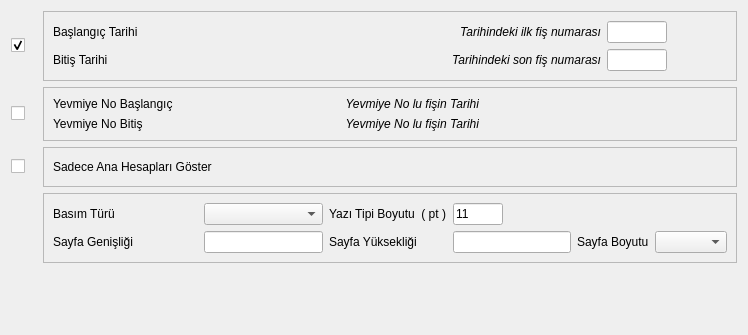
<?xml version="1.0" encoding="UTF-8"?>
<ui version="4.0">
 <class>MUH_YEVMIYE_DOKUMU_BATCH</class>
 <widget class="QDialog" name="MUH_YEVMIYE_DOKUMU_BATCH">
  <property name="geometry">
   <rect>
    <x>0</x>
    <y>0</y>
    <width>748</width>
    <height>335</height>
   </rect>
  </property>
  <property name="sizePolicy">
   <sizepolicy hsizetype="Expanding" vsizetype="Expanding">
    <horstretch>0</horstretch>
    <verstretch>0</verstretch>
   </sizepolicy>
  </property>
  <property name="minimumSize">
   <size>
    <width>748</width>
    <height>335</height>
   </size>
  </property>
  <property name="maximumSize">
   <size>
    <width>748</width>
    <height>335</height>
   </size>
  </property>
  <property name="windowTitle">
   <string>Yevmiye Dökümü</string>
  </property>
  <layout class="QGridLayout" name="gridLayout_4">
   <item row="0" column="0">
    <widget class="QCheckBox" name="checkbox_tarih_araligi">
     <property name="sizePolicy">
      <sizepolicy hsizetype="Fixed" vsizetype="Fixed">
       <horstretch>0</horstretch>
       <verstretch>0</verstretch>
      </sizepolicy>
     </property>
     <property name="minimumSize">
      <size>
       <width>26</width>
       <height>0</height>
      </size>
     </property>
     <property name="text">
      <string/>
     </property>
     <property name="checked">
      <bool>true</bool>
     </property>
    </widget>
   </item>
   <item row="0" column="1" colspan="4">
    <widget class="QFrame" name="frame_tarih_araligi">
     <property name="sizePolicy">
      <sizepolicy hsizetype="Expanding" vsizetype="Fixed">
       <horstretch>0</horstretch>
       <verstretch>0</verstretch>
      </sizepolicy>
     </property>
     <property name="frameShape">
      <enum>QFrame::StyledPanel</enum>
     </property>
     <property name="frameShadow">
      <enum>QFrame::Raised</enum>
     </property>
     <layout class="QGridLayout" name="gridLayout_2" rowstretch="1,1" columnstretch="10,20,10,10,10">
      <item row="0" column="0">
       <widget class="QLabel" name="label_3">
        <property name="sizePolicy">
         <sizepolicy hsizetype="Fixed" vsizetype="Fixed">
          <horstretch>0</horstretch>
          <verstretch>0</verstretch>
         </sizepolicy>
        </property>
        <property name="minimumSize">
         <size>
          <width>145</width>
          <height>0</height>
         </size>
        </property>
        <property name="text">
         <string>Başlangıç Tarihi</string>
        </property>
       </widget>
      </item>
      <item row="1" column="0">
       <widget class="QLabel" name="label_4">
        <property name="sizePolicy">
         <sizepolicy hsizetype="Fixed" vsizetype="Fixed">
          <horstretch>0</horstretch>
          <verstretch>0</verstretch>
         </sizepolicy>
        </property>
        <property name="minimumSize">
         <size>
          <width>145</width>
          <height>0</height>
         </size>
        </property>
        <property name="text">
         <string>Bitiş Tarihi</string>
        </property>
       </widget>
      </item>
      <item row="0" column="3">
       <widget class="QLineEdit" name="line_edit_ilk_fis_no">
        <property name="font">
         <font>
          <pointsize>9</pointsize>
          <italic>true</italic>
         </font>
        </property>
        <property name="readOnly">
         <bool>true</bool>
        </property>
       </widget>
      </item>
      <item row="1" column="3">
       <widget class="QLineEdit" name="line_edit_son_fis_no">
        <property name="font">
         <font>
          <pointsize>9</pointsize>
          <italic>true</italic>
         </font>
        </property>
        <property name="readOnly">
         <bool>true</bool>
        </property>
       </widget>
      </item>
      <item row="0" column="2">
       <widget class="QLabel" name="label_5">
        <property name="sizePolicy">
         <sizepolicy hsizetype="Expanding" vsizetype="Expanding">
          <horstretch>0</horstretch>
          <verstretch>0</verstretch>
         </sizepolicy>
        </property>
        <property name="font">
         <font>
          <pointsize>9</pointsize>
          <italic>true</italic>
         </font>
        </property>
        <property name="text">
         <string>Tarihindeki ilk fiş numarası</string>
        </property>
        <property name="alignment">
         <set>Qt::AlignRight|Qt::AlignTrailing|Qt::AlignVCenter</set>
        </property>
       </widget>
      </item>
      <item row="1" column="2">
       <widget class="QLabel" name="label_6">
        <property name="font">
         <font>
          <pointsize>9</pointsize>
          <italic>true</italic>
         </font>
        </property>
        <property name="text">
         <string>Tarihindeki son fiş numarası</string>
        </property>
        <property name="alignment">
         <set>Qt::AlignRight|Qt::AlignTrailing|Qt::AlignVCenter</set>
        </property>
       </widget>
      </item>
      <item row="0" column="1">
       <widget class="QAdakDate" name="adak_date_bas_tarihi">
        <property name="sizePolicy">
         <sizepolicy hsizetype="Minimum" vsizetype="Preferred">
          <horstretch>0</horstretch>
          <verstretch>0</verstretch>
         </sizepolicy>
        </property>
        <property name="minimumSize">
         <size>
          <width>242</width>
          <height>0</height>
         </size>
        </property>
        <property name="maximumSize">
         <size>
          <width>242</width>
          <height>30</height>
         </size>
        </property>
        <property name="whatsThis">
         <string>Tarih WidgetÄ± </string>
        </property>
        <property name="QAdakDate" stdset="0">
         <rect>
          <x>0</x>
          <y>0</y>
          <width>100</width>
          <height>100</height>
         </rect>
        </property>
       </widget>
      </item>
      <item row="1" column="1">
       <widget class="QAdakDate" name="adak_date_bts_tarihi">
        <property name="sizePolicy">
         <sizepolicy hsizetype="Minimum" vsizetype="Preferred">
          <horstretch>0</horstretch>
          <verstretch>0</verstretch>
         </sizepolicy>
        </property>
        <property name="minimumSize">
         <size>
          <width>242</width>
          <height>0</height>
         </size>
        </property>
        <property name="maximumSize">
         <size>
          <width>242</width>
          <height>30</height>
         </size>
        </property>
        <property name="whatsThis">
         <string>Tarih WidgetÄ± </string>
        </property>
        <property name="QAdakDate" stdset="0">
         <rect>
          <x>0</x>
          <y>0</y>
          <width>100</width>
          <height>100</height>
         </rect>
        </property>
       </widget>
      </item>
      <item row="0" column="4">
       <spacer name="horizontalSpacer_3">
        <property name="orientation">
         <enum>Qt::Horizontal</enum>
        </property>
        <property name="sizeHint" stdset="0">
         <size>
          <width>40</width>
          <height>20</height>
         </size>
        </property>
       </spacer>
      </item>
     </layout>
    </widget>
   </item>
   <item row="1" column="0">
    <widget class="QCheckBox" name="checkbox_yvm_no_araligi">
     <property name="sizePolicy">
      <sizepolicy hsizetype="Fixed" vsizetype="Fixed">
       <horstretch>0</horstretch>
       <verstretch>0</verstretch>
      </sizepolicy>
     </property>
     <property name="minimumSize">
      <size>
       <width>26</width>
       <height>0</height>
      </size>
     </property>
     <property name="toolTip">
      <string>Girilen yevmiye numarası aralığına göre rapor alınmasını sağlar.</string>
     </property>
     <property name="text">
      <string/>
     </property>
     <property name="checked">
      <bool>false</bool>
     </property>
    </widget>
   </item>
   <item row="1" column="1" colspan="4">
    <widget class="QFrame" name="frame_yevmiye_no_araligi">
     <property name="sizePolicy">
      <sizepolicy hsizetype="Expanding" vsizetype="Fixed">
       <horstretch>0</horstretch>
       <verstretch>0</verstretch>
      </sizepolicy>
     </property>
     <property name="frameShape">
      <enum>QFrame::StyledPanel</enum>
     </property>
     <property name="frameShadow">
      <enum>QFrame::Raised</enum>
     </property>
     <property name="lineWidth">
      <number>1</number>
     </property>
     <layout class="QGridLayout" name="gridLayout_3" rowstretch="1,0" columnstretch="8,10,5,10">
      <item row="0" column="0">
       <widget class="QLabel" name="label_baslangic_yevmiye">
        <property name="enabled">
         <bool>true</bool>
        </property>
        <property name="sizePolicy">
         <sizepolicy hsizetype="Fixed" vsizetype="Fixed">
          <horstretch>0</horstretch>
          <verstretch>0</verstretch>
         </sizepolicy>
        </property>
        <property name="minimumSize">
         <size>
          <width>145</width>
          <height>0</height>
         </size>
        </property>
        <property name="text">
         <string>Yevmiye No Başlangıç</string>
        </property>
       </widget>
      </item>
      <item row="0" column="1">
       <widget class="QSearchEdit" name="search_edit_baslangic_yevmiye_no">
        <property name="sizePolicy">
         <sizepolicy hsizetype="Expanding" vsizetype="Fixed">
          <horstretch>0</horstretch>
          <verstretch>0</verstretch>
         </sizepolicy>
        </property>
        <property name="whatsThis">
         <string>Arama widget. </string>
        </property>
        <property name="QSearchEdit" stdset="0">
         <rect>
          <x>0</x>
          <y>0</y>
          <width>100</width>
          <height>100</height>
         </rect>
        </property>
       </widget>
      </item>
      <item row="1" column="1">
       <widget class="QSearchEdit" name="search_edit_bitis_yevmiye_no">
        <property name="sizePolicy">
         <sizepolicy hsizetype="Expanding" vsizetype="Fixed">
          <horstretch>0</horstretch>
          <verstretch>0</verstretch>
         </sizepolicy>
        </property>
        <property name="whatsThis">
         <string>Arama widget. </string>
        </property>
        <property name="QSearchEdit" stdset="0">
         <rect>
          <x>0</x>
          <y>0</y>
          <width>100</width>
          <height>100</height>
         </rect>
        </property>
       </widget>
      </item>
      <item row="0" column="2">
       <widget class="QLabel" name="label_7">
        <property name="sizePolicy">
         <sizepolicy hsizetype="Expanding" vsizetype="Fixed">
          <horstretch>0</horstretch>
          <verstretch>0</verstretch>
         </sizepolicy>
        </property>
        <property name="font">
         <font>
          <pointsize>9</pointsize>
          <italic>true</italic>
         </font>
        </property>
        <property name="text">
         <string>Yevmiye No lu fişin Tarihi</string>
        </property>
        <property name="alignment">
         <set>Qt::AlignRight|Qt::AlignTrailing|Qt::AlignVCenter</set>
        </property>
       </widget>
      </item>
      <item row="1" column="2">
       <widget class="QLabel" name="label_8">
        <property name="sizePolicy">
         <sizepolicy hsizetype="Expanding" vsizetype="Preferred">
          <horstretch>0</horstretch>
          <verstretch>0</verstretch>
         </sizepolicy>
        </property>
        <property name="font">
         <font>
          <pointsize>9</pointsize>
          <italic>true</italic>
         </font>
        </property>
        <property name="text">
         <string>Yevmiye No lu fişin Tarihi</string>
        </property>
        <property name="alignment">
         <set>Qt::AlignRight|Qt::AlignTrailing|Qt::AlignVCenter</set>
        </property>
       </widget>
      </item>
      <item row="1" column="0">
       <widget class="QLabel" name="label_9">
        <property name="sizePolicy">
         <sizepolicy hsizetype="Fixed" vsizetype="Fixed">
          <horstretch>0</horstretch>
          <verstretch>0</verstretch>
         </sizepolicy>
        </property>
        <property name="text">
         <string>Yevmiye No Bitiş</string>
        </property>
       </widget>
      </item>
      <item row="0" column="3">
       <widget class="QAdakDate" name="adak_date_fis_bas_tarihi">
        <property name="sizePolicy">
         <sizepolicy hsizetype="Minimum" vsizetype="Preferred">
          <horstretch>0</horstretch>
          <verstretch>0</verstretch>
         </sizepolicy>
        </property>
        <property name="minimumSize">
         <size>
          <width>242</width>
          <height>0</height>
         </size>
        </property>
        <property name="maximumSize">
         <size>
          <width>242</width>
          <height>30</height>
         </size>
        </property>
        <property name="whatsThis">
         <string>Tarih WidgetÄ± </string>
        </property>
        <property name="QAdakDate" stdset="0">
         <rect>
          <x>0</x>
          <y>0</y>
          <width>100</width>
          <height>100</height>
         </rect>
        </property>
       </widget>
      </item>
      <item row="1" column="3">
       <widget class="QAdakDate" name="adak_date_fis_bts_tarihi">
        <property name="sizePolicy">
         <sizepolicy hsizetype="Minimum" vsizetype="Preferred">
          <horstretch>0</horstretch>
          <verstretch>0</verstretch>
         </sizepolicy>
        </property>
        <property name="minimumSize">
         <size>
          <width>242</width>
          <height>0</height>
         </size>
        </property>
        <property name="maximumSize">
         <size>
          <width>242</width>
          <height>30</height>
         </size>
        </property>
        <property name="whatsThis">
         <string>Tarih WidgetÄ± </string>
        </property>
        <property name="QAdakDate" stdset="0">
         <rect>
          <x>0</x>
          <y>0</y>
          <width>100</width>
          <height>100</height>
         </rect>
        </property>
       </widget>
      </item>
     </layout>
    </widget>
   </item>
   <item row="2" column="0">
    <widget class="QCheckBox" name="checkbox_sadece_ana_hesaplari_goster">
     <property name="enabled">
      <bool>true</bool>
     </property>
     <property name="sizePolicy">
      <sizepolicy hsizetype="Fixed" vsizetype="Fixed">
       <horstretch>0</horstretch>
       <verstretch>0</verstretch>
      </sizepolicy>
     </property>
     <property name="toolTip">
      <string>Yevmiye maddelerinde tali hesapların ana hesaplarıda gösterilir.</string>
     </property>
     <property name="layoutDirection">
      <enum>Qt::LeftToRight</enum>
     </property>
     <property name="text">
      <string/>
     </property>
    </widget>
   </item>
   <item row="2" column="1" colspan="4">
    <widget class="QFrame" name="frame_ozet">
     <property name="enabled">
      <bool>true</bool>
     </property>
     <property name="sizePolicy">
      <sizepolicy hsizetype="Expanding" vsizetype="Fixed">
       <horstretch>0</horstretch>
       <verstretch>0</verstretch>
      </sizepolicy>
     </property>
     <property name="frameShape">
      <enum>QFrame::StyledPanel</enum>
     </property>
     <property name="frameShadow">
      <enum>QFrame::Raised</enum>
     </property>
     <layout class="QGridLayout" name="gridLayout" columnstretch="1,10">
      <item row="0" column="0">
       <widget class="QLabel" name="label_sadece_ana_hesaplari_goster">
        <property name="enabled">
         <bool>true</bool>
        </property>
        <property name="sizePolicy">
         <sizepolicy hsizetype="Fixed" vsizetype="Fixed">
          <horstretch>0</horstretch>
          <verstretch>0</verstretch>
         </sizepolicy>
        </property>
        <property name="text">
         <string>Sadece Ana Hesapları Göster</string>
        </property>
       </widget>
      </item>
      <item row="0" column="1">
       <spacer name="horizontalSpacer_2">
        <property name="orientation">
         <enum>Qt::Horizontal</enum>
        </property>
        <property name="sizeHint" stdset="0">
         <size>
          <width>40</width>
          <height>20</height>
         </size>
        </property>
       </spacer>
      </item>
     </layout>
    </widget>
   </item>
   <item row="3" column="1" colspan="4">
    <widget class="QFrame" name="frame">
     <property name="sizePolicy">
      <sizepolicy hsizetype="Expanding" vsizetype="Fixed">
       <horstretch>0</horstretch>
       <verstretch>0</verstretch>
      </sizepolicy>
     </property>
     <property name="frameShape">
      <enum>QFrame::StyledPanel</enum>
     </property>
     <property name="frameShadow">
      <enum>QFrame::Raised</enum>
     </property>
     <layout class="QGridLayout" name="gridLayout_5">
      <item row="0" column="0">
       <widget class="QLabel" name="label_basim_turu">
        <property name="sizePolicy">
         <sizepolicy hsizetype="Fixed" vsizetype="Fixed">
          <horstretch>0</horstretch>
          <verstretch>0</verstretch>
         </sizepolicy>
        </property>
        <property name="minimumSize">
         <size>
          <width>145</width>
          <height>0</height>
         </size>
        </property>
        <property name="text">
         <string>Basım Türü</string>
        </property>
       </widget>
      </item>
      <item row="0" column="1">
       <widget class="QComboBox" name="combobox_basim_turu">
        <property name="sizePolicy">
         <sizepolicy hsizetype="Expanding" vsizetype="Fixed">
          <horstretch>0</horstretch>
          <verstretch>0</verstretch>
         </sizepolicy>
        </property>
       </widget>
      </item>
      <item row="0" column="2">
       <widget class="QLabel" name="label">
        <property name="sizePolicy">
         <sizepolicy hsizetype="Fixed" vsizetype="Fixed">
          <horstretch>0</horstretch>
          <verstretch>0</verstretch>
         </sizepolicy>
        </property>
        <property name="text">
         <string>Yazı Tipi Boyutu  ( pt )</string>
        </property>
       </widget>
      </item>
      <item row="0" column="3">
       <widget class="QLineEdit" name="line_edit_yazi_tipi_boyutu">
        <property name="maximumSize">
         <size>
          <width>50</width>
          <height>16777215</height>
         </size>
        </property>
        <property name="text">
         <string>11</string>
        </property>
       </widget>
      </item>
      <item row="1" column="0">
       <widget class="QLabel" name="label_11">
        <property name="sizePolicy">
         <sizepolicy hsizetype="Fixed" vsizetype="Fixed">
          <horstretch>0</horstretch>
          <verstretch>0</verstretch>
         </sizepolicy>
        </property>
        <property name="minimumSize">
         <size>
          <width>145</width>
          <height>0</height>
         </size>
        </property>
        <property name="text">
         <string>Sayfa Genişliği</string>
        </property>
       </widget>
      </item>
      <item row="1" column="1">
       <widget class="QCommaEdit" name="comma_edit_genisligi">
        <property name="whatsThis">
         <string>Sayilari formatina(Or:1,000,234.50) donusturur. </string>
        </property>
        <property name="QCommaEdit" stdset="0">
         <rect>
          <x>0</x>
          <y>0</y>
          <width>100</width>
          <height>100</height>
         </rect>
        </property>
       </widget>
      </item>
      <item row="1" column="2">
       <widget class="QLabel" name="label_12">
        <property name="sizePolicy">
         <sizepolicy hsizetype="Fixed" vsizetype="Fixed">
          <horstretch>0</horstretch>
          <verstretch>0</verstretch>
         </sizepolicy>
        </property>
        <property name="text">
         <string>Sayfa Yüksekliği</string>
        </property>
       </widget>
      </item>
      <item row="1" column="3">
       <widget class="QCommaEdit" name="comma_edit_sayfa_yuksekligi">
        <property name="whatsThis">
         <string>Sayilari formatina(Or:1,000,234.50) donusturur. </string>
        </property>
        <property name="QCommaEdit" stdset="0">
         <rect>
          <x>0</x>
          <y>0</y>
          <width>100</width>
          <height>100</height>
         </rect>
        </property>
       </widget>
      </item>
      <item row="1" column="4">
       <widget class="QLabel" name="label_10">
        <property name="sizePolicy">
         <sizepolicy hsizetype="Fixed" vsizetype="Fixed">
          <horstretch>0</horstretch>
          <verstretch>0</verstretch>
         </sizepolicy>
        </property>
        <property name="text">
         <string>Sayfa Boyutu</string>
        </property>
       </widget>
      </item>
      <item row="1" column="5">
       <widget class="QComboBox" name="combo_box_sayfa_boyutu"/>
      </item>
     </layout>
    </widget>
   </item>
   <item row="4" column="1">
    <spacer name="verticalSpacer">
     <property name="orientation">
      <enum>Qt::Vertical</enum>
     </property>
     <property name="sizeHint" stdset="0">
      <size>
       <width>20</width>
       <height>40</height>
      </size>
     </property>
    </spacer>
   </item>
   <item row="5" column="0" colspan="2">
    <spacer name="horizontalSpacer">
     <property name="orientation">
      <enum>Qt::Horizontal</enum>
     </property>
     <property name="sizeHint" stdset="0">
      <size>
       <width>361</width>
       <height>20</height>
      </size>
     </property>
    </spacer>
   </item>
   <item row="5" column="2">
    <spacer name="horizontalSpacer_4">
     <property name="orientation">
      <enum>Qt::Horizontal</enum>
     </property>
     <property name="sizeHint" stdset="0">
      <size>
       <width>218</width>
       <height>20</height>
      </size>
     </property>
    </spacer>
   </item>
   <item row="5" column="3">
    <spacer name="horizontalSpacer_5">
     <property name="orientation">
      <enum>Qt::Horizontal</enum>
     </property>
     <property name="sizeHint" stdset="0">
      <size>
       <width>218</width>
       <height>20</height>
      </size>
     </property>
    </spacer>
   </item>
   <item row="5" column="4">
    <widget class="QWidget" name="widget_batch_buttons" native="true">
     <property name="sizePolicy">
      <sizepolicy hsizetype="Expanding" vsizetype="Fixed">
       <horstretch>0</horstretch>
       <verstretch>0</verstretch>
      </sizepolicy>
     </property>
    </widget>
   </item>
  </layout>
 </widget>
 <customwidgets>
  <customwidget>
   <class>QAdakDate</class>
   <extends>QWidget</extends>
   <header>QAdakDate.h</header>
  </customwidget>
  <customwidget>
   <class>QCommaEdit</class>
   <extends>QLineEdit</extends>
   <header>QCommaEdit.h</header>
  </customwidget>
  <customwidget>
   <class>QSearchEdit</class>
   <extends>QWidget</extends>
   <header>QSearchEdit.h</header>
  </customwidget>
 </customwidgets>
 <tabstops>
  <tabstop>checkbox_tarih_araligi</tabstop>
  <tabstop>adak_date_bas_tarihi</tabstop>
  <tabstop>line_edit_ilk_fis_no</tabstop>
  <tabstop>adak_date_bts_tarihi</tabstop>
  <tabstop>line_edit_son_fis_no</tabstop>
  <tabstop>checkbox_yvm_no_araligi</tabstop>
  <tabstop>search_edit_baslangic_yevmiye_no</tabstop>
  <tabstop>adak_date_fis_bas_tarihi</tabstop>
  <tabstop>search_edit_bitis_yevmiye_no</tabstop>
  <tabstop>adak_date_fis_bts_tarihi</tabstop>
  <tabstop>checkbox_sadece_ana_hesaplari_goster</tabstop>
  <tabstop>combobox_basim_turu</tabstop>
  <tabstop>line_edit_yazi_tipi_boyutu</tabstop>
  <tabstop>combo_box_sayfa_boyutu</tabstop>
  <tabstop>comma_edit_genisligi</tabstop>
  <tabstop>comma_edit_sayfa_yuksekligi</tabstop>
 </tabstops>
 <resources/>
 <connections/>
</ui>
